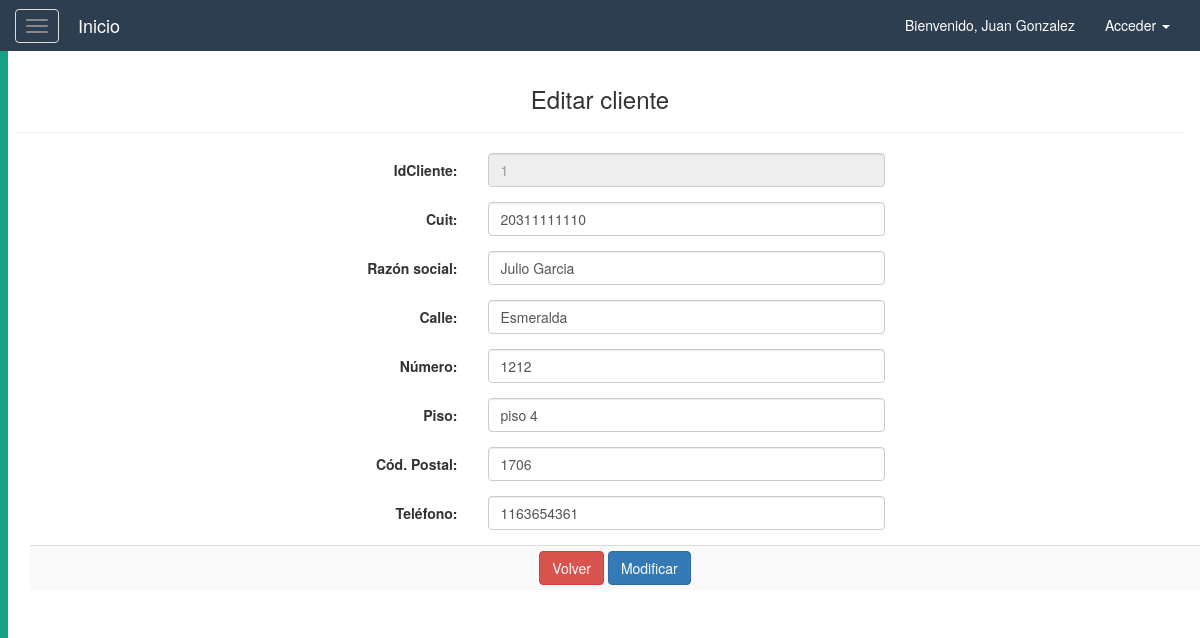
/logistica/editarCliente.php?id=1 (signed in), run on the app's committed database.
### tables this page shows
CREATE TABLE `cliente` (
  `idCliente` int(11) NOT NULL,
  `cuit` varchar(11) DEFAULT NULL,
  `razon` varchar(45) DEFAULT NULL,
  `dom_numero` int(11) DEFAULT NULL,
  `dom_calle` varchar(45) DEFAULT NULL,
  `dom_cp` varchar(45) DEFAULT NULL,
  `dom_piso` varchar(45) DEFAULT NULL,
  `telefono` varchar(45) DEFAULT NULL
);

### resources/db/control.php (called while the page is built, shortened)
<?php
    class controlDB{
        function __construct(){
            try{
            $host="localhost";
            $dbname="logistica";
            $user="root";
            $pass="";
            $this->con=mysqli_connect($host,$user,$pass) or die("No se puede conectar con la base de datos.");
            mysqli_select_db($this->con,$dbname)or die("No se encuentra la base de datos.");
            mysqli_set_charset($this->con, "utf8");
            }catch(Exception $ex){
                throw $ex;
            }
        }
        function consultar($sql){
        $link=$this->con;
        $stmt = mysqli_prepare($link, $sql);
        mysqli_stmt_execute($stmt);
        $result = $stmt->get_result();
        $data=null;
        while($fila=$result->fetch_assoc()){
            $data[]=$fila;
        }
        return $data;
        }
    }
?>

### logistica/editarCliente.php (the view, shortened to what this page needs)
<!DOCTYPE html>
<html lang="es">
<head>
    <?php
        $cod = $_GET['id'];
        $obj = new controlDB();
        $cliente = $obj -> consultar("SELECT *
            FROM cliente
            WHERE idCliente = '$cod'");
    ?>
</head>
<body>
    <?php
        require_once($_SERVER['DOCUMENT_ROOT'].'/resources/templates/header.php');
    ?>
    <div id="wrapper">
    <?php
        require_once($_SERVER['DOCUMENT_ROOT'].'/resources/templates/sidebar.php');
    ?>
        <div id="page-content-wrapper">
            <div class="container-fluid">
                <div class="row">
                    <div class="col-lg-12 text-center">
                        <div class="row">
                            <div class="col">
                                <h3>Editar cliente</h3>
                                <hr>
                            </div>
                        </div>
                        <div class="container">
                            <div class="row">
                                <div class="col">
                                    <form action="bdCliente.php" method="post" class="form-horizontal">
                                        <table class="table table-striped  table-condensed table-hover">
                                            <?php foreach($cliente as $clientes){ ?>
                                            <div class="form-group">
                                                <div class="col-xs-12 col-lg-6 col-lg-offset-3">
                                                    <label class="control-label col-xs-4 col-sm-3">IdCliente:</label>
                                                    <div class="col-xs-8 col-sm-9">
                                                        <input type="text" class="form-control"  placeholder="<?php echo $clientes['idCliente']; ?>" name="idCliente" readonly="readonly">
                                                    </div>
                                                </div>
                                            </div>
                                            <div class="form-group">
                                                <div class="col-xs-12 col-lg-6 col-lg-offset-3">
                                                    <label class="control-label col-xs-4 col-sm-3">Cuit:</label>
                                                    <div class="col-xs-8 col-sm-9">
                                                        <input type="text" class="form-control"  value="<?php echo $clientes['cuit']; ?>" name="cuit">
                                                    </div>
                                                </div>
                                            </div>
                                            <div class="form-group">
                                                <div class="col-xs-12 col-lg-6 col-lg-offset-3">
                                                    <label class="control-label col-xs-4 col-sm-3">Razón social:</label>
                                                    <div class="col-xs-8 col-sm-9">
                                                        <input type="text" class="form-control"  value="<?php echo $clientes['razon']; ?>" name="razon">
                                                    </div>
                                                </div>
                                            </div>
                                            <div class="form-group">
                                                <div class="col-xs-12 col-lg-6 col-lg-offset-3">
                                                    <label class="control-label col-xs-4 col-sm-3">Calle:</label>
                                                    <div class="col-xs-8 col-sm-9">
                                                        <input type="text" class="form-control"  value="<?php echo $clientes['dom_calle']; ?>" name="dom_calle">
                                                    </div>
                                                </div>
                                            </div>
                                            <div class="form-group">
                                                <div class="col-xs-12 col-lg-6 col-lg-offset-3">
                                                    <label class="control-label col-xs-4 col-sm-3">Número:</label>
                                                    <div class="col-xs-8 col-sm-9">
                                                        <input type="text" class="form-control"  value="<?php echo $clientes['dom_numero']; ?>" name="dom_numero">
                                                    </div>
                                                </div>
                                            </div>
                                            <div class="form-group">
                                                <div class="col-xs-12 col-lg-6 col-lg-offset-3">
                                                    <label class="control-label col-xs-4 col-sm-3">Piso:</label>
                                                    <div class="col-xs-8 col-sm-9">
                                                        <input type="text" class="form-control"  value="<?php echo $clientes['dom_piso']; ?>" name="dom_piso">
                                                    </div>
                                                </div>
                                            </div>
                                            <div class="form-group">
                                                <div class="col-xs-12 col-lg-6 col-lg-offset-3">
                                                    <label class="control-label col-xs-4 col-sm-3">Cód. Postal:</label>
                                                    <div class="col-xs-8 col-sm-9">
                                                        <input type="text" class="form-control"  value="<?php echo $clientes['dom_cp']; ?>" name="dom_cp">
                                                    </div>
                                                </div>
                                            </div>
                                            <div class="form-group">
                                                <div class="col-xs-12 col-lg-6 col-lg-offset-3">
                                                    <label class="control-label col-xs-4 col-sm-3">Teléfono:</label>
                                                    <div class="col-xs-8 col-sm-9">
                                                        <input type="text" class="form-control"  value="<?php echo $clientes['telefono']; ?>" name="telefono">
                                                    </div>
                                                </div>
                                            </div>
                                            <tr>
                                                <td colspan="3" class="text-center">
                                                    <a href="clientes.php" class="btn btn-danger">Volver</a>
                                                    <input type="submit" value="Modificar" class="btn btn-primary">
                                                </td>
                                            </tr>
                                            <?php } ?>
                                        </table>
                                    </form>
                                </div>
                            </div>
                        </div>
                    </div>
                </div>
            </div>
        </div>
    </div>
</body>
</html>

### resources/css/menuLateral.css (style rules this page uses)
#page-content-wrapper { width: 100%; height: 100%; position: absolute; padding: 15px; }

### data on the page
cliente: idCliente "1", cuit "20311111110", razon "Julio Garcia", dom_calle "Esmeralda", dom_numero "1212", dom_piso "piso 4", dom_cp "1706", telefono "1163654361"

### other printed values
$_SESSION['usuario'] "Juan Gonzalez"
